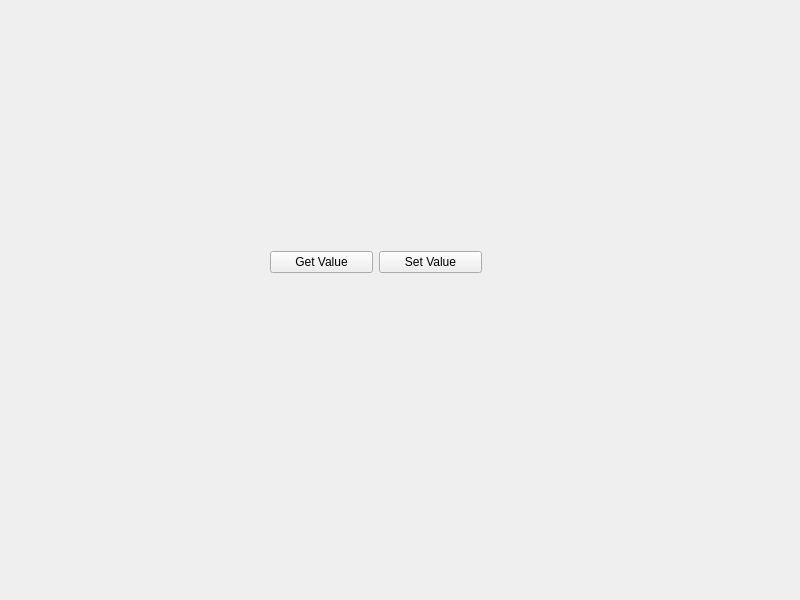
<?xml version="1.0" encoding="UTF-8"?>
<ui version="4.0">
 <class>Widget</class>
 <widget class="QWidget" name="Widget">
  <property name="geometry">
   <rect>
    <x>0</x>
    <y>0</y>
    <width>800</width>
    <height>600</height>
   </rect>
  </property>
  <property name="windowTitle">
   <string>Widget</string>
  </property>
  <widget class="CustomSlider" name="custom_slider" native="true">
   <property name="geometry">
    <rect>
     <x>280</x>
     <y>150</y>
     <width>200</width>
     <height>50</height>
    </rect>
   </property>
  </widget>
  <widget class="QWidget" name="widget_2" native="true">
   <property name="geometry">
    <rect>
     <x>270</x>
     <y>240</y>
     <width>212</width>
     <height>44</height>
    </rect>
   </property>
   <layout class="QHBoxLayout" name="horizontalLayout">
    <item>
     <widget class="QPushButton" name="get_value_button">
      <property name="text">
       <string>Get Value</string>
      </property>
     </widget>
    </item>
    <item>
     <widget class="QPushButton" name="set_value_button">
      <property name="text">
       <string>Set Value</string>
      </property>
     </widget>
    </item>
   </layout>
  </widget>
 </widget>
 <customwidgets>
  <customwidget>
   <class>CustomSlider</class>
   <extends>QWidget</extends>
   <header>customslider.h</header>
   <container>1</container>
  </customwidget>
 </customwidgets>
 <resources/>
 <connections/>
</ui>
